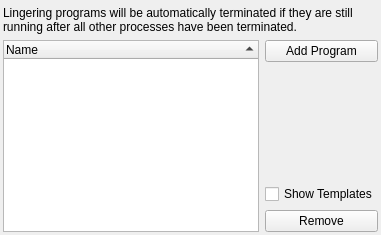
           <widget class="QWidget" name="tabLingerer">
            <attribute name="title">
             <string>Lingering Programs</string>
            </attribute>
            <layout class="QGridLayout" name="gridLayout_57">
             <property name="leftMargin">
              <number>3</number>
             </property>
             <property name="topMargin">
              <number>6</number>
             </property>
             <property name="rightMargin">
              <number>3</number>
             </property>
             <property name="bottomMargin">
              <number>3</number>
             </property>
             <item row="0" column="0">
              <layout class="QGridLayout" name="gridLayout_14">
               <item row="1" column="1">
                <widget class="QPushButton" name="btnAddLingering">
                 <property name="text">
                  <string>Add Program</string>
                 </property>
                </widget>
               </item>
               <item row="1" column="0" rowspan="5">
                <widget class="QTreeWidget" name="treeStop">
                 <property name="sortingEnabled">
                  <bool>true</bool>
                 </property>
                 <column>
                  <property name="text">
                   <string>Name</string>
                  </property>
                 </column>
                </widget>
               </item>
               <item row="4" column="1">
                <widget class="QCheckBox" name="chkShowStopTmpl">
                 <property name="text">
                  <string>Show Templates</string>
                 </property>
                </widget>
               </item>
               <item row="0" column="0" colspan="2">
                <widget class="QLabel" name="label_2">
                 <property name="text">
                  <string>Lingering programs will be automatically terminated if they are still running after all other processes have been terminated.</string>
                 </property>
                 <property name="wordWrap">
                  <bool>true</bool>
                 </property>
                </widget>
               </item>
               <item row="5" column="1">
                <widget class="QPushButton" name="btnDelStopProg">
                 <property name="text">
                  <string>Remove</string>
                 </property>
                </widget>
               </item>
               <item row="3" column="1">
                <spacer name="verticalSpacer_6">
                 <property name="orientation">
                  <enum>Qt::Vertical</enum>
                 </property>
                 <property name="sizeHint" stdset="0">
                  <size>
                   <width>20</width>
                   <height>40</height>
                  </size>
                 </property>
                </spacer>
               </item>
              </layout>
             </item>
            </layout>
           </widget>
